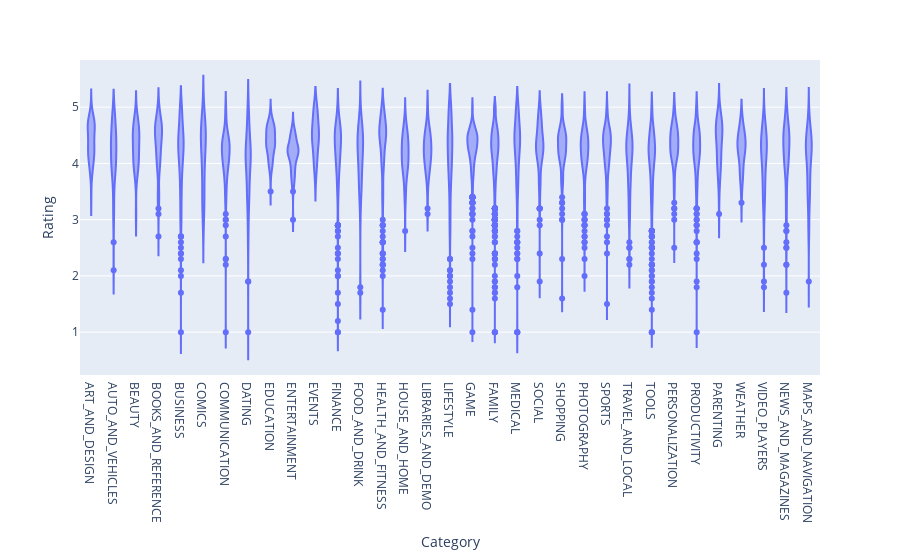

The code cell stored with this chart in its notebook:
### Markdown cell above
looking closely at each category
-distribution or ratings in each category

### Code cell
fig = px.violin(apps_data, x='Category', y='Rating')
fig.show()

### Figure 1 — Plotly figure (JSON) as saved in the notebook; plotly's stock layout.template omitted (floating-point values rounded to 4 significant figures; data arrays with more than 128 entries replaced by an {"elided": "..."} marker saying what was removed)
{"data": [{"alignmentgroup": "True", "box": {"visible": false}, "hovertemplate": "Category=%{x}<br>Rating=%{y}<extra></extra>", "legendgroup": "", "marker": {"color": "#636efa"}, "name": "", "offsetgroup": "", "orientation": "v", "scalegroup": "True", "showlegend": false, "type": "violin", "x": {"elided": "7403 str values"}, "x0": " ", "xaxis": "x", "y": {"elided": "7403 float values"}, "y0": " ", "yaxis": "y"}], "layout": {"legend": {"tracegroupgap": 0}, "margin": {"t": 60}, "violinmode": "group", "xaxis": {"anchor": "y", "domain": [0, 1], "title": {"text": "Category"}}, "yaxis": {"anchor": "x", "domain": [0, 1], "title": {"text": "Rating"}}}}
